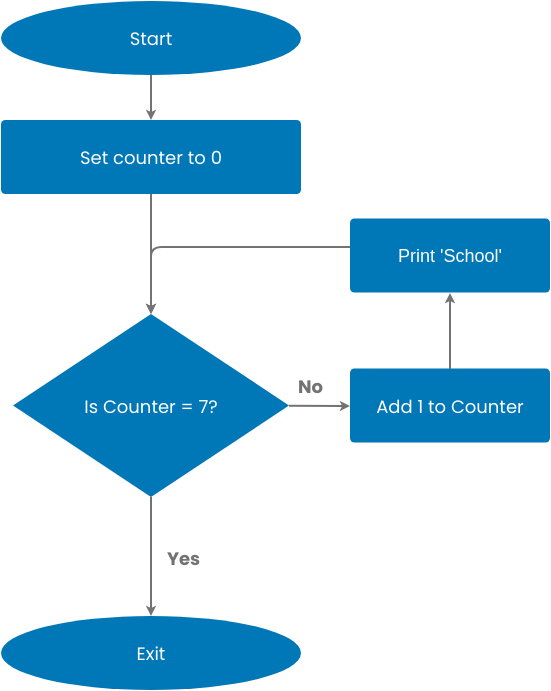
#> input picture CODE/images/New folder/1.png, 551 x 691 px, found by its file name
$ python image_processor.py
#> lines starting #> are read from the running program, lines starting #| are printed output that depends on the picture; after the words box and inside, x2 and y2 are one past the last pixel; in counts of white or black regions, pixels touching at a corner belong together
# image_processor.py

import cv2
import numpy as np
from dataclasses import dataclass
from typing import Tuple, List
import os

@dataclass
class ProcessedImage:
    """Container for processed image outputs"""
    original: np.ndarray
    grayscale: np.ndarray
    binary: np.ndarray
    enhanced: np.ndarray
    debug_path: str = None

@dataclass
class ContourInfo:
    """Container for contour information"""
    contour: np.ndarray
    position: Tuple[int, int]  # x, y
    area: float
    bounding_box: Tuple[int, int, int, int]  # x, y, w, h

class ImageProcessor:
    def __init__(self, debug_mode: bool = False, debug_dir: str = "debug_output"):
        """
        Initialize the image processor

        Args:
            debug_mode: If True, save intermediate steps
            debug_dir: Directory to save debug images
        """
        self.debug_mode = debug_mode
        self.debug_dir = debug_dir
        if debug_mode:
            os.makedirs(debug_dir, exist_ok=True)

    def load_image(self, image_path: str) -> np.ndarray:
        """Load image and verify it exists"""
#> called with image_path = 'D:\\graduation_thesis\\CODE\\1.png'
        image = cv2.imread(image_path)
#> image is the input picture: shape (691, 551, 3); mean B, G, R 233.3, 215.1, 180.8
        if image is None:
            raise ValueError(f"Could not read image at {image_path}")
        return image

    def convert_to_grayscale(self, image: np.ndarray) -> np.ndarray:
        """Convert image to grayscale if it's not already"""
        if len(image.shape) == 3:
            return cv2.cvtColor(image, cv2.COLOR_BGR2GRAY)
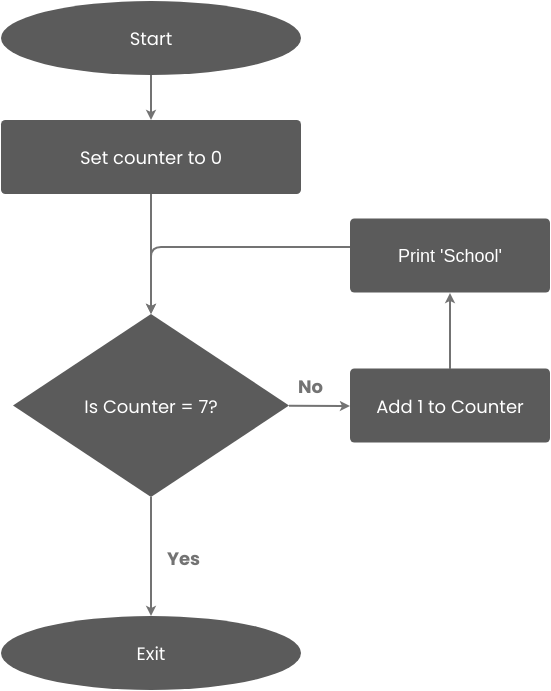
#> returned value: shape (691, 551); min 91, max 255, mean 207.1
        return image

    def enhance_contrast(self, gray_image: np.ndarray) -> np.ndarray:
        """Enhance image contrast using CLAHE"""
        clahe = cv2.createCLAHE(clipLimit=2.0, tileGridSize=(8,8))
        return clahe.apply(gray_image)

    def denoise_image(self, image: np.ndarray) -> np.ndarray:
        """Remove noise while preserving edges"""
        return cv2.bilateralFilter(image, d=9, sigmaColor=75, sigmaSpace=75)

    def create_binary_image(self, gray_image: np.ndarray) -> np.ndarray:
        """Create binary image using adaptive thresholding"""
        binary = cv2.adaptiveThreshold(
            gray_image,
            255,
            cv2.ADAPTIVE_THRESH_GAUSSIAN_C,
            cv2.THRESH_BINARY_INV,
            blockSize=11,
            C=2
        )
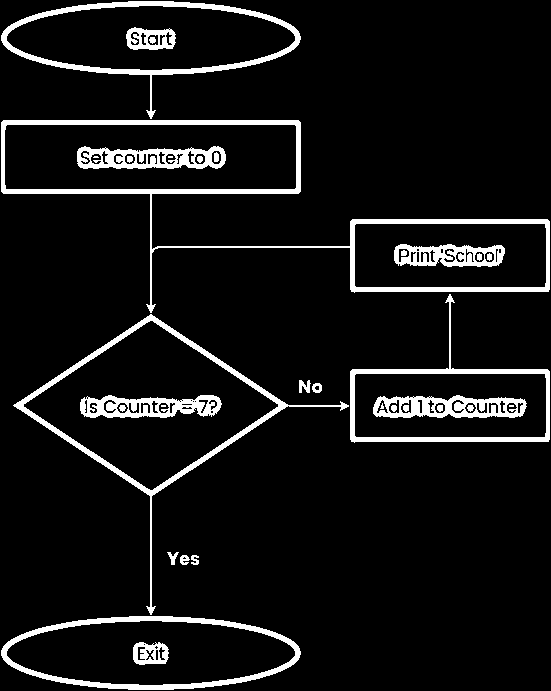
#> binary: shape (691, 551); 7.9% white; 33 white regions (5 under 20 px), largest, box (x1, y1, x2, y2) and area: (1, 120, 550, 313) 6811, (13, 314, 349, 615) 3802, (1, 1, 301, 119) 3450

        # Clean up binary image
        kernel = np.ones((3,3), np.uint8)
        binary = cv2.morphologyEx(binary, cv2.MORPH_CLOSE, kernel)
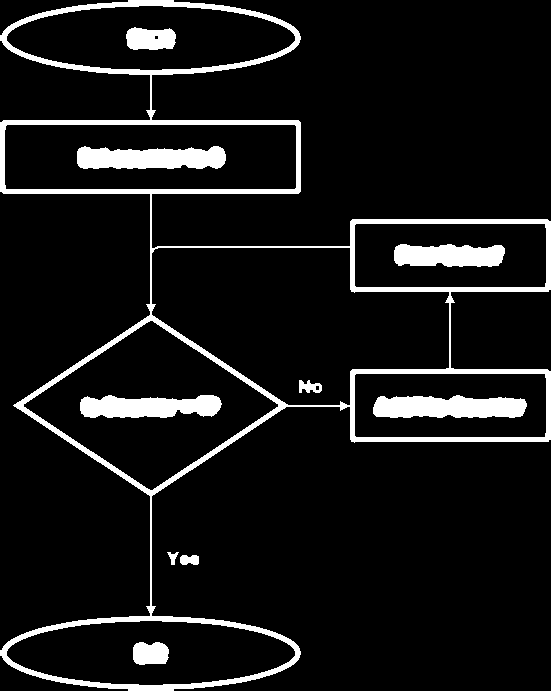
#> binary: shape (691, 551); 8.7% white; 10 white regions, largest, box (x1, y1, x2, y2) and area: (0, 0, 551, 691) 20495, (373, 395, 527, 418) 2944, (77, 146, 226, 169) 2826
        binary = cv2.morphologyEx(binary, cv2.MORPH_OPEN, kernel)
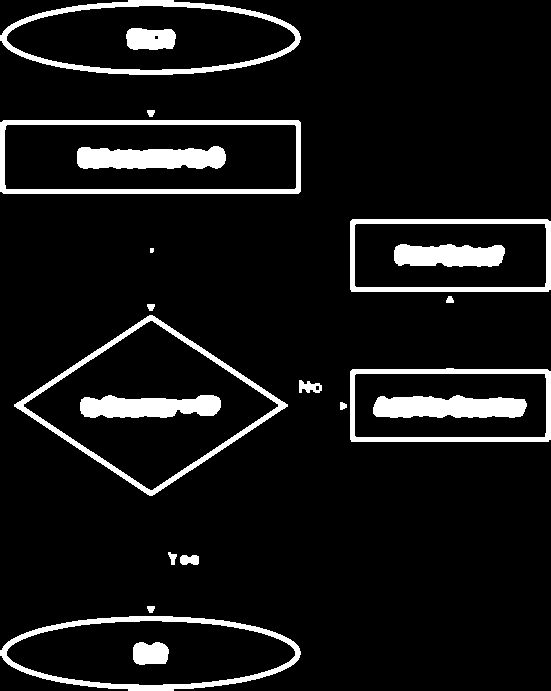
#> binary: shape (691, 551); 8.4% white; 21 white regions (1 under 20 px)
        return binary

    def enhance_text(self, gray_image: np.ndarray) -> np.ndarray:
        """Enhance text for better OCR"""
        # Sharpen
        kernel = np.array([[-1,-1,-1],
                         [-1, 9,-1],
                         [-1,-1,-1]])
        sharpened = cv2.filter2D(gray_image, -1, kernel)
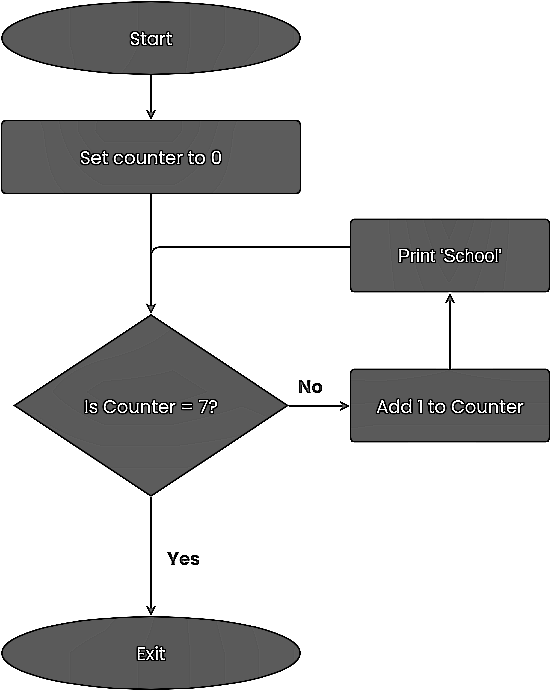
#> sharpened: shape (691, 551); min 0, max 255, mean 204.3

        # Denoise while preserving text
        return cv2.fastNlMeansDenoising(
            sharpened,
            None,
            h=10,
            templateWindowSize=7,
            searchWindowSize=21
        )

    def find_contours(self, binary_image: np.ndarray,
                     min_area: int = 1000) -> List[ContourInfo]:
        """Find and filter contours"""
#> called with min_area = 1000
        contours, _ = cv2.findContours(
            binary_image,
            cv2.RETR_EXTERNAL,
            cv2.CHAIN_APPROX_SIMPLE
        )
#> contours = 15 contours, 1 with area under 20; largest, box (x1, y1, x2, y2) and area: (14, 315, 288, 496) 24966, (0, 120, 301, 194) 21888, (0, 616, 301, 691) 17170, (0, 0, 301, 75) 17170, (350, 368, 551, 442) 14397

        filtered_contours = []
        for contour in contours:
            area = cv2.contourArea(contour)
            if area > min_area:
                x, y, w, h = cv2.boundingRect(contour)
                filtered_contours.append(ContourInfo(
                    contour=contour,
                    position=(x, y),
                    area=area,
                    bounding_box=(x, y, w, h)
                ))
#> this loop made 15 passes
#> (area, x, y, w, h) on passes 1, 7, 8, 12, 13, 15: (17170, 0, 616, 301, 75), (14397, 350, 368, 201, 74), (24966, 14, 315, 274, 181), (14389, 350, 219, 201, 73), (21888, 0, 120, 301, 74), (17170, 0, 0, 301, 75)
#> area on passes 2, 3, 4, 5, 6, 9: 32, 139, 49, 32, 168, 32
#> after the loop, filtered_contours = 6 items

        # Sort by vertical position
        filtered_contours.sort(key=lambda x: x.position[1])
        return filtered_contours

    def save_debug_image(self, name: str, image: np.ndarray):
        """Save intermediate results for debugging"""
        if self.debug_mode:
            path = os.path.join(self.debug_dir, f"{name}.png")
            cv2.imwrite(path, image)

    def process_image(self, image_path: str) -> Tuple[ProcessedImage, List[ContourInfo]]:
        """
        Main processing pipeline

        Args:
            image_path: Path to input image

        Returns:
            Tuple containing:
                - ProcessedImage object with all processed versions
                - List of ContourInfo objects
        """
        # Load image
        original = self.load_image(image_path)
        self.save_debug_image("1_original", original)

        # Convert to grayscale
        gray = self.convert_to_grayscale(original)
        self.save_debug_image("2_grayscale", gray)

        # Create binary image for shape detection
        denoised = self.denoise_image(gray)
        binary = self.create_binary_image(denoised)
        self.save_debug_image("3_binary", binary)

        # Create enhanced image for text recognition
        contrast_enhanced = self.enhance_contrast(gray)
        text_enhanced = self.enhance_text(contrast_enhanced)
        self.save_debug_image("4_enhanced", text_enhanced)

        # Find contours
        contours = self.find_contours(binary)
#> contours = 6 items

        # Draw contours on debug image if needed
        if self.debug_mode:
            debug_img = original.copy()
            for cont_info in contours:
                cv2.drawContours(debug_img, [cont_info.contour], -1, (0, 255, 0), 2)
                x, y, w, h = cont_info.bounding_box
                cv2.rectangle(debug_img, (x, y), (x+w, y+h), (255, 0, 0), 2)
#> this loop made 6 passes
#> (x, y, w, h) on passes 1 to 6: (0, 0, 301, 75), (0, 120, 301, 74), (350, 219, 201, 73), (14, 315, 274, 181), (350, 368, 201, 74), (0, 616, 301, 75)
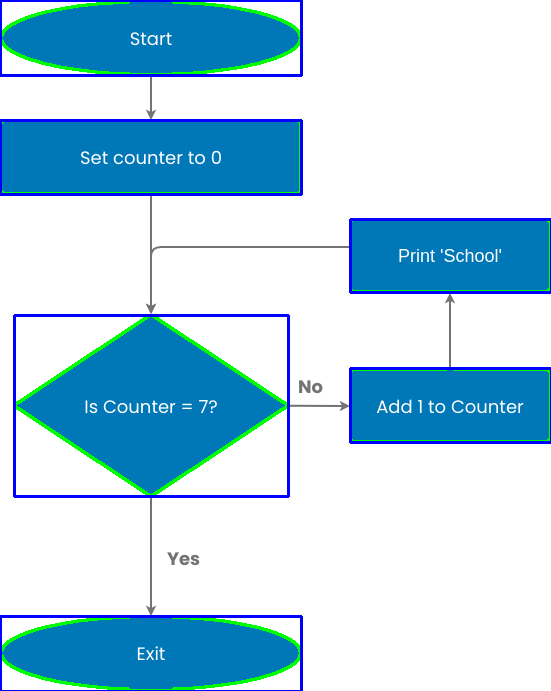
#> debug_img: shape (691, 551, 3); 4.79% of pixels changed, all inside (x1, y1, x2, y2) = (0, 0, 551, 691)
            self.save_debug_image("5_contours", debug_img)

        processed_image = ProcessedImage(
            original=original,
            grayscale=gray,
            binary=binary,
            enhanced=text_enhanced,
            debug_path=self.debug_dir if self.debug_mode else None
        )

        return processed_image, contours

# Example usage
def main():
    # Initialize processor in debug mode
    processor = ImageProcessor(debug_mode=True)

    # Process image
    image_path = r"D:\graduation_thesis\CODE\1.png"  # <-- Input image path goes here
    try:
        processed_image, contours = processor.process_image(image_path)
#> contours = 6 items

        # Print some information about found contours
        print(f"Found {len(contours)} shapes in the image")
#| Found 6 shapes in the image
        for i, cont_info in enumerate(contours, 1):
            print(f"Shape {i}: Position {cont_info.position}, Area: {cont_info.area:.2f}")
#> this loop made 6 passes
#| Shape 1: Position (0, 0), Area: 17170.00
#| Shape 2: Position (0, 120), Area: 21888.00
#| Shape 3: Position (350, 219), Area: 14389.00
#| Shape 4: Position (14, 315), Area: 24966.00
#| Shape 5: Position (350, 368), Area: 14397.00
#| Shape 6: Position (0, 616), Area: 17170.00

    except Exception as e:
        print(f"Error processing image: {str(e)}")

if __name__ == "__main__":
    main()

$ run again, with CODE/images/New folder/10.png copied over CODE/images/New folder/1.png
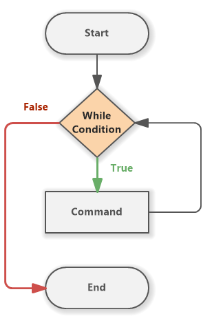
#> input picture CODE/images/New folder/10.png, 219 x 326 px, found by its file name
#> in load_image, image is the input picture: shape (326, 219, 3); mean B, G, R 241.1, 242.7, 244.8
#> in create_binary_image, `binary = cv2.adaptiveThreshold( gray_image, 255, cv2.ADAPTIVE_THRESH_G..`:
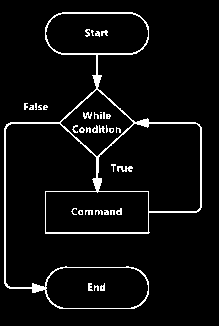
#> binary: shape (326, 219); 5.1% white in thin lines or dots, all inside (x1, y1, x2, y2) = (4, 12, 202, 309)
#> in enhance_text, `sharpened = cv2.filter2D(gray_image, -1, kernel)`:
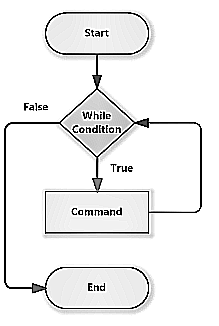
#> sharpened: shape (326, 219); min 0, max 255, mean 238.8
#> in find_contours, `contours, _ = cv2.findContours( binary_image, cv2.RETR_EXTERNAL, cv2.C..`: contours = 13 contours, 1 with area under 20; largest, box (x1, y1, x2, y2) and area: (79, 125, 124, 135) 196, (78, 210, 122, 215) 172, (83, 112, 110, 119) 114, (86, 29, 108, 36) 90, (24, 103, 47, 110) 85
#> the loop in find_contours, `for contour in contours:` made 13 passes
#> area on passes 1, 2, 4, 5, 8, 9, 10, 11: 78, 83.5, 76, 60.5, 195.5, 69.5, 113.5, 85
#> after the loop in find_contours, `for contour in contours:`: filtered_contours = []
#| Found 0 shapes in the image

$ run again, with CODE/images/New folder/11.png copied over CODE/images/New folder/1.png
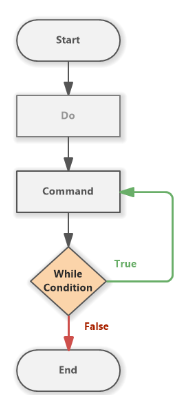
#> input picture CODE/images/New folder/11.png, 177 x 395 px, found by its file name
#> in load_image, image is the input picture: shape (395, 177, 3); mean B, G, R 239.5, 241.4, 242.5
#> in create_binary_image, `binary = cv2.adaptiveThreshold( gray_image, 255, cv2.ADAPTIVE_THRESH_G..`:
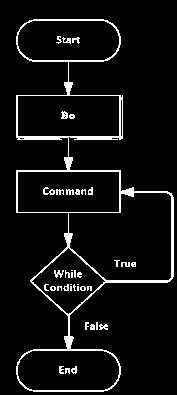
#> binary: shape (395, 177); 6.3% white in thin lines or dots, all inside (x1, y1, x2, y2) = (16, 19, 174, 392)
#> in enhance_text, `sharpened = cv2.filter2D(gray_image, -1, kernel)`:
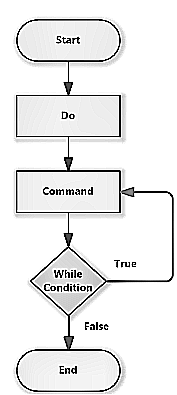
#> sharpened: shape (395, 177); min 0, max 255, mean 236.8
#> in find_contours, `contours, _ = cv2.findContours( binary_image, cv2.RETR_EXTERNAL, cv2.C..`: contours = 20 contours, 3 with area under 20; largest, box (x1, y1, x2, y2) and area: (74, 95, 123, 140) 266, (49, 189, 93, 195) 200, (50, 284, 94, 294) 192, (171, 197, 174, 277) 158, (54, 270, 82, 278) 140
#> the loop in find_contours, `for contour in contours:` made 20 passes
#> area on passes 1, 2, 3, 6, 7, 9, 11, 13: 85.5, 80, 93.5, 192, 130.5, 140, 67, 200
#> after the loop in find_contours, `for contour in contours:`: filtered_contours = []
#| Found 0 shapes in the image
